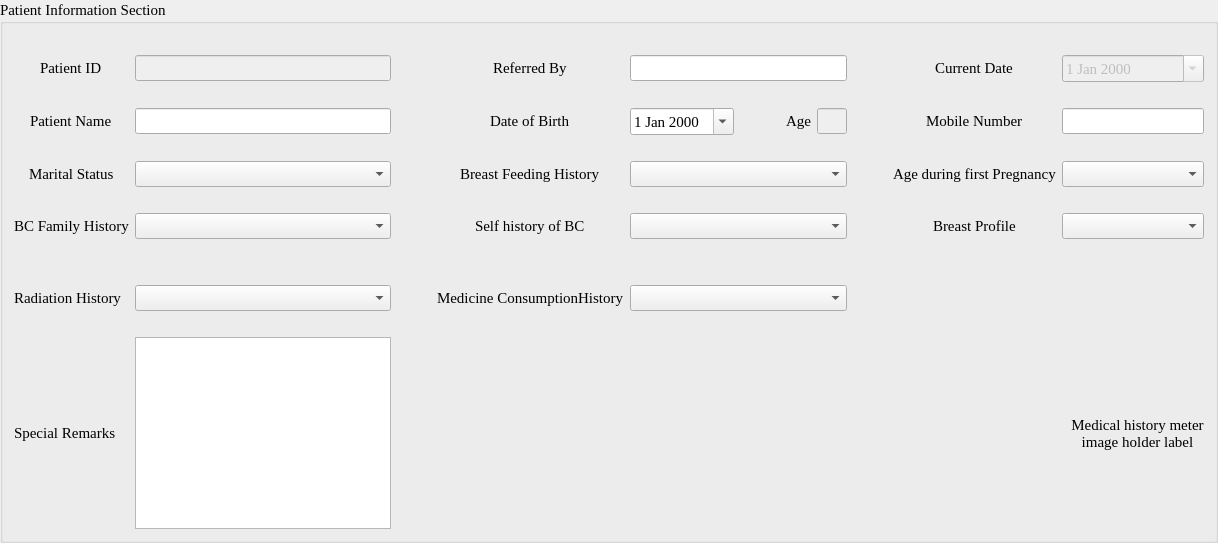
         <widget class="QGroupBox" name="patientInfoSection">
          <property name="sizePolicy">
           <sizepolicy hsizetype="MinimumExpanding" vsizetype="Preferred">
            <horstretch>0</horstretch>
            <verstretch>0</verstretch>
           </sizepolicy>
          </property>
          <property name="font">
           <font>
            <family>Times New Roman</family>
            <pointsize>11</pointsize>
            <weight>50</weight>
            <italic>false</italic>
            <bold>false</bold>
            <underline>false</underline>
            <strikeout>false</strikeout>
           </font>
          </property>
          <property name="title">
           <string>Patient Information Section</string>
          </property>
          <property name="flat">
           <bool>false</bool>
          </property>
          <property name="checkable">
           <bool>false</bool>
          </property>
          <layout class="QGridLayout" name="gridLayout_3">
           <item row="7" column="10">
            <widget class="QComboBox" name="breastProfileField">
             <property name="sizePolicy">
              <sizepolicy hsizetype="MinimumExpanding" vsizetype="Fixed">
               <horstretch>0</horstretch>
               <verstretch>0</verstretch>
              </sizepolicy>
             </property>
            </widget>
           </item>
           <item row="10" column="0">
            <widget class="QLabel" name="radiationHistoryLabel">
             <property name="sizePolicy">
              <sizepolicy hsizetype="Fixed" vsizetype="Fixed">
               <horstretch>0</horstretch>
               <verstretch>0</verstretch>
              </sizepolicy>
             </property>
             <property name="text">
              <string>Radiation History</string>
             </property>
            </widget>
           </item>
           <item row="2" column="0">
            <spacer name="verticalSpacer">
             <property name="orientation">
              <enum>Qt::Vertical</enum>
             </property>
             <property name="sizeType">
              <enum>QSizePolicy::Fixed</enum>
             </property>
             <property name="sizeHint" stdset="0">
              <size>
               <width>20</width>
               <height>20</height>
              </size>
             </property>
            </spacer>
           </item>
           <item row="5" column="4" colspan="4">
            <widget class="QComboBox" name="breastFeedingHistoryField">
             <property name="sizePolicy">
              <sizepolicy hsizetype="MinimumExpanding" vsizetype="Fixed">
               <horstretch>0</horstretch>
               <verstretch>0</verstretch>
              </sizepolicy>
             </property>
            </widget>
           </item>
           <item row="1" column="9" alignment="Qt::AlignHCenter">
            <widget class="QLabel" name="currentDatelabel">
             <property name="sizePolicy">
              <sizepolicy hsizetype="Fixed" vsizetype="Fixed">
               <horstretch>0</horstretch>
               <verstretch>0</verstretch>
              </sizepolicy>
             </property>
             <property name="minimumSize">
              <size>
               <width>0</width>
               <height>0</height>
              </size>
             </property>
             <property name="font">
              <font>
               <family>Times New Roman</family>
               <pointsize>11</pointsize>
               <weight>50</weight>
               <italic>false</italic>
               <bold>false</bold>
               <underline>false</underline>
               <strikeout>false</strikeout>
              </font>
             </property>
             <property name="text">
              <string>Current Date</string>
             </property>
            </widget>
           </item>
           <item row="10" column="4" colspan="4">
            <widget class="QComboBox" name="medicineConsumptionHistoryField">
             <property name="sizePolicy">
              <sizepolicy hsizetype="MinimumExpanding" vsizetype="Fixed">
               <horstretch>0</horstretch>
               <verstretch>0</verstretch>
              </sizepolicy>
             </property>
            </widget>
           </item>
           <item row="3" column="2">
            <spacer name="horizontalSpacer_3">
             <property name="orientation">
              <enum>Qt::Horizontal</enum>
             </property>
             <property name="sizeType">
              <enum>QSizePolicy::Fixed</enum>
             </property>
             <property name="sizeHint" stdset="0">
              <size>
               <width>40</width>
               <height>20</height>
              </size>
             </property>
            </spacer>
           </item>
           <item row="1" column="1">
            <widget class="QLineEdit" name="patientIdField">
             <property name="enabled">
              <bool>false</bool>
             </property>
             <property name="sizePolicy">
              <sizepolicy hsizetype="MinimumExpanding" vsizetype="Fixed">
               <horstretch>0</horstretch>
               <verstretch>0</verstretch>
              </sizepolicy>
             </property>
             <property name="font">
              <font>
               <family>Times New Roman</family>
               <pointsize>11</pointsize>
               <weight>50</weight>
               <italic>false</italic>
               <bold>false</bold>
               <underline>false</underline>
               <strikeout>false</strikeout>
              </font>
             </property>
             <property name="focusPolicy">
              <enum>Qt::NoFocus</enum>
             </property>
            </widget>
           </item>
           <item row="5" column="2">
            <spacer name="horizontalSpacer_6">
             <property name="orientation">
              <enum>Qt::Horizontal</enum>
             </property>
             <property name="sizeType">
              <enum>QSizePolicy::Fixed</enum>
             </property>
             <property name="sizeHint" stdset="0">
              <size>
               <width>40</width>
               <height>20</height>
              </size>
             </property>
            </spacer>
           </item>
           <item row="0" column="0">
            <spacer name="verticalSpacer_10">
             <property name="orientation">
              <enum>Qt::Vertical</enum>
             </property>
             <property name="sizeType">
              <enum>QSizePolicy::Fixed</enum>
             </property>
             <property name="sizeHint" stdset="0">
              <size>
               <width>20</width>
               <height>20</height>
              </size>
             </property>
            </spacer>
           </item>
           <item row="3" column="8">
            <spacer name="horizontalSpacer_5">
             <property name="orientation">
              <enum>Qt::Horizontal</enum>
             </property>
             <property name="sizeType">
              <enum>QSizePolicy::Fixed</enum>
             </property>
             <property name="sizeHint" stdset="0">
              <size>
               <width>40</width>
               <height>20</height>
              </size>
             </property>
            </spacer>
           </item>
           <item row="7" column="4" colspan="4">
            <widget class="QComboBox" name="selfHistoryOfBCField">
             <property name="sizePolicy">
              <sizepolicy hsizetype="MinimumExpanding" vsizetype="Fixed">
               <horstretch>0</horstretch>
               <verstretch>0</verstretch>
              </sizepolicy>
             </property>
            </widget>
           </item>
           <item row="5" column="0" alignment="Qt::AlignHCenter">
            <widget class="QLabel" name="maritalStatusLabel">
             <property name="sizePolicy">
              <sizepolicy hsizetype="Fixed" vsizetype="Fixed">
               <horstretch>0</horstretch>
               <verstretch>0</verstretch>
              </sizepolicy>
             </property>
             <property name="text">
              <string>Marital Status</string>
             </property>
            </widget>
           </item>
           <item row="5" column="10">
            <widget class="QComboBox" name="ageDuringFirstPregnancyField">
             <property name="sizePolicy">
              <sizepolicy hsizetype="MinimumExpanding" vsizetype="Fixed">
               <horstretch>0</horstretch>
               <verstretch>0</verstretch>
              </sizepolicy>
             </property>
            </widget>
           </item>
           <item row="1" column="2">
            <spacer name="horizontalSpacer_2">
             <property name="orientation">
              <enum>Qt::Horizontal</enum>
             </property>
             <property name="sizeType">
              <enum>QSizePolicy::Fixed</enum>
             </property>
             <property name="sizeHint" stdset="0">
              <size>
               <width>40</width>
               <height>20</height>
              </size>
             </property>
            </spacer>
           </item>
           <item row="8" column="0">
            <spacer name="verticalSpacer_4">
             <property name="orientation">
              <enum>Qt::Vertical</enum>
             </property>
             <property name="sizeHint" stdset="0">
              <size>
               <width>20</width>
               <height>20</height>
              </size>
             </property>
            </spacer>
           </item>
           <item row="7" column="0" alignment="Qt::AlignHCenter">
            <widget class="QLabel" name="bcFamilyHistoryLabel">
             <property name="sizePolicy">
              <sizepolicy hsizetype="Fixed" vsizetype="Fixed">
               <horstretch>0</horstretch>
               <verstretch>0</verstretch>
              </sizepolicy>
             </property>
             <property name="text">
              <string>BC Family History</string>
             </property>
            </widget>
           </item>
           <item row="3" column="4" alignment="Qt::AlignHCenter">
            <widget class="QDateEdit" name="patientDateOfBirthField">
             <property name="sizePolicy">
              <sizepolicy hsizetype="MinimumExpanding" vsizetype="Fixed">
               <horstretch>0</horstretch>
               <verstretch>0</verstretch>
              </sizepolicy>
             </property>
             <property name="font">
              <font>
               <family>Times New Roman</family>
               <pointsize>11</pointsize>
               <weight>50</weight>
               <italic>false</italic>
               <bold>false</bold>
               <underline>false</underline>
               <strikeout>false</strikeout>
              </font>
             </property>
             <property name="calendarPopup">
              <bool>true</bool>
             </property>
            </widget>
           </item>
           <item row="5" column="1">
            <widget class="QComboBox" name="maritalStatusField">
             <property name="sizePolicy">
              <sizepolicy hsizetype="MinimumExpanding" vsizetype="Fixed">
               <horstretch>0</horstretch>
               <verstretch>0</verstretch>
              </sizepolicy>
             </property>
            </widget>
           </item>
           <item row="3" column="3" alignment="Qt::AlignHCenter">
            <widget class="QLabel" name="patientDateOfBirthLabel">
             <property name="sizePolicy">
              <sizepolicy hsizetype="Fixed" vsizetype="Fixed">
               <horstretch>0</horstretch>
               <verstretch>0</verstretch>
              </sizepolicy>
             </property>
             <property name="font">
              <font>
               <family>Times New Roman</family>
               <pointsize>11</pointsize>
               <weight>50</weight>
               <italic>false</italic>
               <bold>false</bold>
               <underline>false</underline>
               <strikeout>false</strikeout>
              </font>
             </property>
             <property name="text">
              <string>Date of Birth</string>
             </property>
            </widget>
           </item>
           <item row="10" column="2">
            <spacer name="horizontalSpacer_10">
             <property name="orientation">
              <enum>Qt::Horizontal</enum>
             </property>
             <property name="sizeType">
              <enum>QSizePolicy::Fixed</enum>
             </property>
             <property name="sizeHint" stdset="0">
              <size>
               <width>40</width>
               <height>20</height>
              </size>
             </property>
            </spacer>
           </item>
           <item row="5" column="3" alignment="Qt::AlignHCenter">
            <widget class="QLabel" name="breastFeedingHistoryLabel">
             <property name="sizePolicy">
              <sizepolicy hsizetype="Fixed" vsizetype="Fixed">
               <horstretch>0</horstretch>
               <verstretch>0</verstretch>
              </sizepolicy>
             </property>
             <property name="text">
              <string>Breast Feeding History</string>
             </property>
            </widget>
           </item>
           <item row="3" column="5">
            <spacer name="horizontalSpacer_4">
             <property name="orientation">
              <enum>Qt::Horizontal</enum>
             </property>
             <property name="sizeType">
              <enum>QSizePolicy::Fixed</enum>
             </property>
             <property name="sizeHint" stdset="0">
              <size>
               <width>40</width>
               <height>20</height>
              </size>
             </property>
            </spacer>
           </item>
           <item row="3" column="0" alignment="Qt::AlignHCenter">
            <widget class="QLabel" name="patientNameLabel">
             <property name="sizePolicy">
              <sizepolicy hsizetype="Fixed" vsizetype="Fixed">
               <horstretch>0</horstretch>
               <verstretch>0</verstretch>
              </sizepolicy>
             </property>
             <property name="font">
              <font>
               <family>Times New Roman</family>
               <pointsize>11</pointsize>
               <weight>50</weight>
               <italic>false</italic>
               <bold>false</bold>
               <underline>false</underline>
               <strikeout>false</strikeout>
              </font>
             </property>
             <property name="contextMenuPolicy">
              <enum>Qt::DefaultContextMenu</enum>
             </property>
             <property name="text">
              <string>Patient Name</string>
             </property>
            </widget>
           </item>
           <item row="9" column="0">
            <spacer name="verticalSpacer_13">
             <property name="orientation">
              <enum>Qt::Vertical</enum>
             </property>
             <property name="sizeType">
              <enum>QSizePolicy::Fixed</enum>
             </property>
             <property name="sizeHint" stdset="0">
              <size>
               <width>20</width>
               <height>20</height>
              </size>
             </property>
            </spacer>
           </item>
           <item row="3" column="7" alignment="Qt::AlignHCenter">
            <widget class="QLineEdit" name="ageField">
             <property name="enabled">
              <bool>false</bool>
             </property>
             <property name="sizePolicy">
              <sizepolicy hsizetype="MinimumExpanding" vsizetype="Fixed">
               <horstretch>0</horstretch>
               <verstretch>0</verstretch>
              </sizepolicy>
             </property>
             <property name="maximumSize">
              <size>
               <width>30</width>
               <height>16777215</height>
              </size>
             </property>
            </widget>
           </item>
           <item row="1" column="4" colspan="4">
            <widget class="QLineEdit" name="referredByField">
             <property name="sizePolicy">
              <sizepolicy hsizetype="MinimumExpanding" vsizetype="Fixed">
               <horstretch>0</horstretch>
               <verstretch>0</verstretch>
              </sizepolicy>
             </property>
             <property name="font">
              <font>
               <family>Times New Roman</family>
               <pointsize>11</pointsize>
               <weight>50</weight>
               <italic>false</italic>
               <bold>false</bold>
               <underline>false</underline>
               <strikeout>false</strikeout>
              </font>
             </property>
            </widget>
           </item>
           <item row="7" column="8">
            <spacer name="horizontalSpacer_9">
             <property name="orientation">
              <enum>Qt::Horizontal</enum>
             </property>
             <property name="sizeType">
              <enum>QSizePolicy::Fixed</enum>
             </property>
             <property name="sizeHint" stdset="0">
              <size>
               <width>40</width>
               <height>20</height>
              </size>
             </property>
            </spacer>
           </item>
           <item row="5" column="8">
            <spacer name="horizontalSpacer_7">
             <property name="orientation">
              <enum>Qt::Horizontal</enum>
             </property>
             <property name="sizeType">
              <enum>QSizePolicy::Fixed</enum>
             </property>
             <property name="sizeHint" stdset="0">
              <size>
               <width>40</width>
               <height>20</height>
              </size>
             </property>
            </spacer>
           </item>
           <item row="3" column="1">
            <widget class="QLineEdit" name="patientNameField">
             <property name="sizePolicy">
              <sizepolicy hsizetype="MinimumExpanding" vsizetype="Fixed">
               <horstretch>0</horstretch>
               <verstretch>0</verstretch>
              </sizepolicy>
             </property>
             <property name="font">
              <font>
               <family>Times New Roman</family>
               <pointsize>11</pointsize>
               <weight>50</weight>
               <italic>false</italic>
               <bold>false</bold>
               <underline>false</underline>
               <strikeout>false</strikeout>
              </font>
             </property>
            </widget>
           </item>
           <item row="10" column="1">
            <widget class="QComboBox" name="radiationHistoryField">
             <property name="sizePolicy">
              <sizepolicy hsizetype="MinimumExpanding" vsizetype="Fixed">
               <horstretch>0</horstretch>
               <verstretch>0</verstretch>
              </sizepolicy>
             </property>
            </widget>
           </item>
           <item row="7" column="1">
            <widget class="QComboBox" name="bcFamilyHistoryField">
             <property name="sizePolicy">
              <sizepolicy hsizetype="MinimumExpanding" vsizetype="Fixed">
               <horstretch>0</horstretch>
               <verstretch>0</verstretch>
              </sizepolicy>
             </property>
            </widget>
           </item>
           <item row="5" column="9">
            <widget class="QLabel" name="ageDuringFirstPregnancyLabel">
             <property name="sizePolicy">
              <sizepolicy hsizetype="Fixed" vsizetype="Fixed">
               <horstretch>0</horstretch>
               <verstretch>0</verstretch>
              </sizepolicy>
             </property>
             <property name="text">
              <string>Age during first Pregnancy</string>
             </property>
            </widget>
           </item>
           <item row="7" column="9" alignment="Qt::AlignHCenter">
            <widget class="QLabel" name="breastProfileLabel">
             <property name="sizePolicy">
              <sizepolicy hsizetype="Fixed" vsizetype="Fixed">
               <horstretch>0</horstretch>
               <verstretch>0</verstretch>
              </sizepolicy>
             </property>
             <property name="text">
              <string>Breast Profile</string>
             </property>
            </widget>
           </item>
           <item row="3" column="9" alignment="Qt::AlignHCenter">
            <widget class="QLabel" name="mobileNumberLabel">
             <property name="sizePolicy">
              <sizepolicy hsizetype="Fixed" vsizetype="Fixed">
               <horstretch>0</horstretch>
               <verstretch>0</verstretch>
              </sizepolicy>
             </property>
             <property name="text">
              <string>Mobile Number</string>
             </property>
            </widget>
           </item>
           <item row="10" column="3">
            <widget class="QLabel" name="medicineConsumptionHistoryLabel">
             <property name="sizePolicy">
              <sizepolicy hsizetype="Fixed" vsizetype="Fixed">
               <horstretch>0</horstretch>
               <verstretch>0</verstretch>
              </sizepolicy>
             </property>
             <property name="text">
              <string>Medicine ConsumptionHistory</string>
             </property>
            </widget>
           </item>
           <item row="4" column="0">
            <spacer name="verticalSpacer_2">
             <property name="orientation">
              <enum>Qt::Vertical</enum>
             </property>
             <property name="sizeType">
              <enum>QSizePolicy::Fixed</enum>
             </property>
             <property name="sizeHint" stdset="0">
              <size>
               <width>20</width>
               <height>20</height>
              </size>
             </property>
            </spacer>
           </item>
           <item row="3" column="6" alignment="Qt::AlignHCenter">
            <widget class="QLabel" name="ageLabel">
             <property name="sizePolicy">
              <sizepolicy hsizetype="Fixed" vsizetype="Fixed">
               <horstretch>0</horstretch>
               <verstretch>0</verstretch>
              </sizepolicy>
             </property>
             <property name="font">
              <font>
               <family>Times New Roman</family>
               <pointsize>11</pointsize>
               <weight>50</weight>
               <italic>false</italic>
               <bold>false</bold>
               <underline>false</underline>
               <strikeout>false</strikeout>
              </font>
             </property>
             <property name="text">
              <string>Age</string>
             </property>
            </widget>
           </item>
           <item row="1" column="0" alignment="Qt::AlignHCenter">
            <widget class="QLabel" name="patientIdLabel">
             <property name="sizePolicy">
              <sizepolicy hsizetype="Fixed" vsizetype="Fixed">
               <horstretch>0</horstretch>
               <verstretch>0</verstretch>
              </sizepolicy>
             </property>
             <property name="font">
              <font>
               <family>Times New Roman</family>
               <pointsize>11</pointsize>
               <weight>50</weight>
               <italic>false</italic>
               <bold>false</bold>
               <underline>false</underline>
               <strikeout>false</strikeout>
              </font>
             </property>
             <property name="text">
              <string>Patient ID</string>
             </property>
            </widget>
           </item>
           <item row="6" column="0">
            <spacer name="verticalSpacer_3">
             <property name="orientation">
              <enum>Qt::Vertical</enum>
             </property>
             <property name="sizeType">
              <enum>QSizePolicy::Fixed</enum>
             </property>
             <property name="sizeHint" stdset="0">
              <size>
               <width>20</width>
               <height>20</height>
              </size>
             </property>
            </spacer>
           </item>
           <item row="7" column="3" alignment="Qt::AlignHCenter">
            <widget class="QLabel" name="selfHistoryOfBCLabel">
             <property name="sizePolicy">
              <sizepolicy hsizetype="Fixed" vsizetype="Fixed">
               <horstretch>0</horstretch>
               <verstretch>0</verstretch>
              </sizepolicy>
             </property>
             <property name="text">
              <string>Self history of BC</string>
             </property>
            </widget>
           </item>
           <item row="7" column="2">
            <spacer name="horizontalSpacer_8">
             <property name="orientation">
              <enum>Qt::Horizontal</enum>
             </property>
             <property name="sizeType">
              <enum>QSizePolicy::Fixed</enum>
             </property>
             <property name="sizeHint" stdset="0">
              <size>
               <width>40</width>
               <height>20</height>
              </size>
             </property>
            </spacer>
           </item>
           <item row="3" column="10">
            <widget class="QLineEdit" name="mobileNumberField">
             <property name="sizePolicy">
              <sizepolicy hsizetype="MinimumExpanding" vsizetype="Fixed">
               <horstretch>0</horstretch>
               <verstretch>0</verstretch>
              </sizepolicy>
             </property>
            </widget>
           </item>
           <item row="1" column="3" alignment="Qt::AlignHCenter">
            <widget class="QLabel" name="referredByLabel">
             <property name="sizePolicy">
              <sizepolicy hsizetype="Fixed" vsizetype="Fixed">
               <horstretch>0</horstretch>
               <verstretch>0</verstretch>
              </sizepolicy>
             </property>
             <property name="font">
              <font>
               <family>Times New Roman</family>
               <pointsize>11</pointsize>
               <weight>50</weight>
               <italic>false</italic>
               <bold>false</bold>
               <underline>false</underline>
               <strikeout>false</strikeout>
              </font>
             </property>
             <property name="text">
              <string>Referred By</string>
             </property>
            </widget>
           </item>
           <item row="1" column="10">
            <widget class="QDateEdit" name="currentDateField">
             <property name="enabled">
              <bool>false</bool>
             </property>
             <property name="sizePolicy">
              <sizepolicy hsizetype="MinimumExpanding" vsizetype="Fixed">
               <horstretch>0</horstretch>
               <verstretch>0</verstretch>
              </sizepolicy>
             </property>
             <property name="font">
              <font>
               <family>Times New Roman</family>
               <pointsize>11</pointsize>
               <weight>50</weight>
               <italic>false</italic>
               <bold>false</bold>
               <underline>false</underline>
               <strikeout>false</strikeout>
              </font>
             </property>
             <property name="calendarPopup">
              <bool>true</bool>
             </property>
            </widget>
           </item>
           <item row="11" column="9">
            <spacer name="verticalSpacer_14">
             <property name="orientation">
              <enum>Qt::Vertical</enum>
             </property>
             <property name="sizeType">
              <enum>QSizePolicy::Fixed</enum>
             </property>
             <property name="sizeHint" stdset="0">
              <size>
               <width>20</width>
               <height>20</height>
              </size>
             </property>
            </spacer>
           </item>
           <item row="12" column="0">
            <widget class="QLabel" name="specialRemarksLabel">
             <property name="sizePolicy">
              <sizepolicy hsizetype="Fixed" vsizetype="Fixed">
               <horstretch>0</horstretch>
               <verstretch>0</verstretch>
              </sizepolicy>
             </property>
             <property name="text">
              <string>Special Remarks</string>
             </property>
            </widget>
           </item>
           <item row="12" column="1">
            <widget class="QTextEdit" name="specialRemarksField">
             <property name="sizePolicy">
              <sizepolicy hsizetype="MinimumExpanding" vsizetype="Fixed">
               <horstretch>0</horstretch>
               <verstretch>0</verstretch>
              </sizepolicy>
             </property>
            </widget>
           </item>
           <item row="12" column="10" alignment="Qt::AlignRight">
            <widget class="QLabel" name="medicalHistoryMeterLabel">
             <property name="sizePolicy">
              <sizepolicy hsizetype="MinimumExpanding" vsizetype="MinimumExpanding">
               <horstretch>0</horstretch>
               <verstretch>0</verstretch>
              </sizepolicy>
             </property>
             <property name="frameShape">
              <enum>QFrame::NoFrame</enum>
             </property>
             <property name="frameShadow">
              <enum>QFrame::Raised</enum>
             </property>
             <property name="lineWidth">
              <number>0</number>
             </property>
             <property name="text">
              <string>Medical history meter
image holder label</string>
             </property>
             <property name="alignment">
              <set>Qt::AlignCenter</set>
             </property>
            </widget>
           </item>
          </layout>
         </widget>
